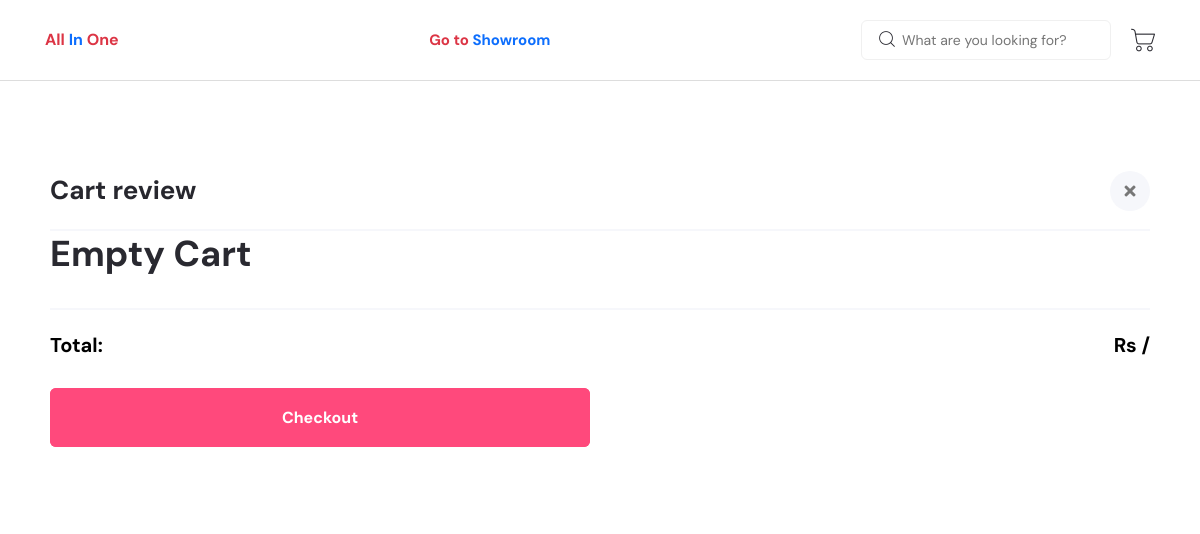
Page /shop-cart/a5b23f0b-b02a-4310-b3d3-f54f9108c48c (signed in) on the earlier database version.
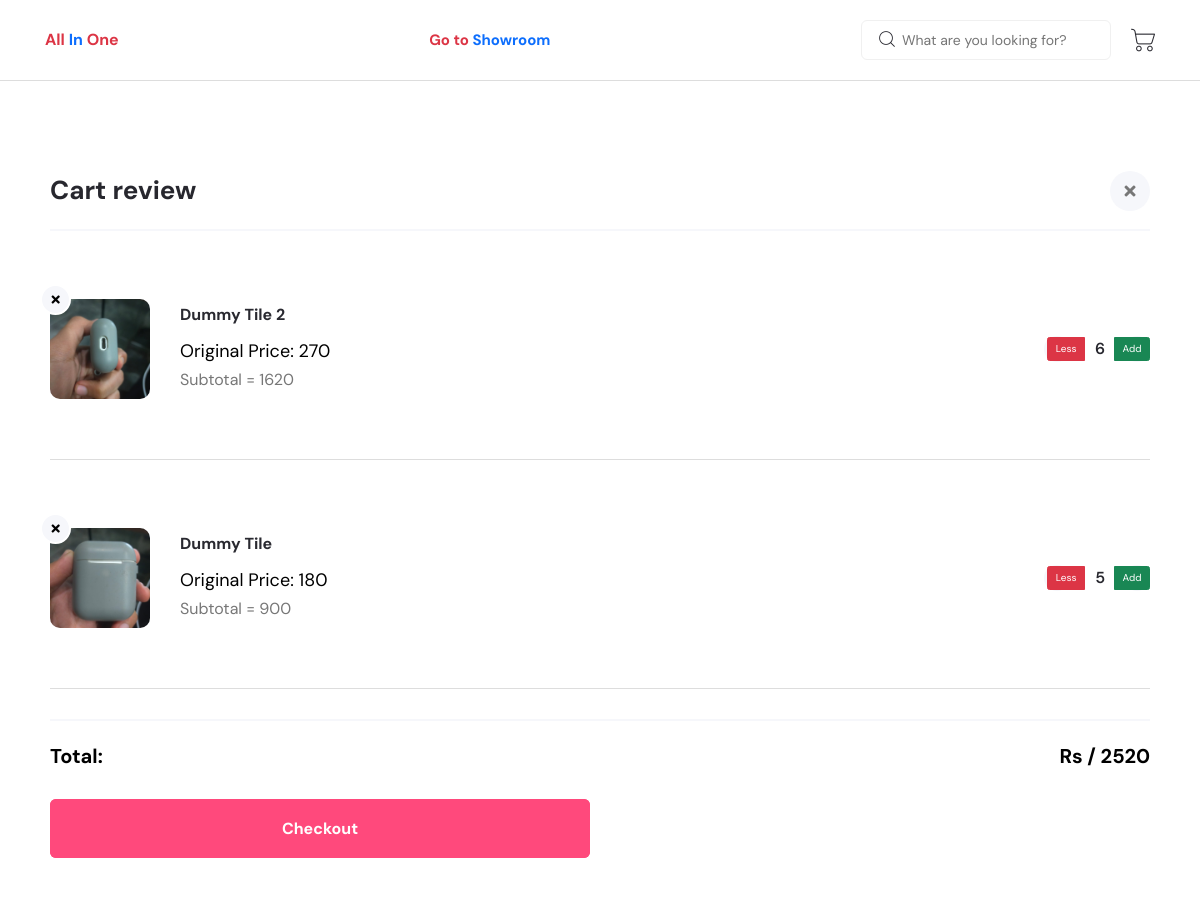
Same page on the later database version.
### core/models.py (models this page shows, shortened)
class OrderItem(models.Model):
    order = models.ForeignKey(Order, on_delete=models.CASCADE, related_name='items')
    product = models.ForeignKey(Product, on_delete=models.CASCADE)
    quantity = models.IntegerField(default=1)

class Product(models.Model):
    id = models.UUIDField(primary_key=True,default=uuid.uuid4 , unique=True)
    showroom = models.ForeignKey(Showrooms, on_delete=models.CASCADE)
    title = models.CharField( max_length=50)
    image = models.ImageField(upload_to="products" )
    company_name = models.ForeignKey(Company_name, on_delete=models.CASCADE)
    category = models.ForeignKey(Categories, on_delete=models.CASCADE)
    product_number = models.CharField( max_length=50)
    imported_or_local = models.CharField( max_length=50,choices=IMPORTED_OR_LOCAL ,)
    old_price = models.IntegerField()
    new_price = models.IntegerField()
    discount_price = models.CharField( max_length=50 , blank=True, null=True,default="0% Off")
    description =  models.TextField()
    created_at = models.DateField( auto_now_add=True)

### core/views.py (the view)
# urls.py: path('shop-cart/<str:showroom_id>', views.shop_cart, name='shop_cart'),
@cache_control(no_cache=True, must_revalidate=True , no_store=True)
@login_required(login_url='home')
def shop_cart(request,showroom_id):
    showroom = Showrooms.objects.get(id=showroom_id)
    if Order.objects.filter(user=request.user , showroom = showroom , ordered=False).exists():
        order = Order.objects.get(user=request.user , showroom = showroom , ordered=False)
        order_items = OrderItem.objects.filter(order=order )
        subtotal = sum(item.product.new_price * item.quantity for item in order_items)
        context = {
            'order_items':order_items,
            'showroom':showroom,
            'subtotal':subtotal,
        }
        return render(request,"shop/cart.html",context)
    else:
        context = {
            'showroom':showroom,
            'empty':"Empty Cart",
        }
        messages.error(request,"You have an Empty Cart")
        return render(request,"shop/cart.html",context)

### templates/shop/cart.html (shortened to what this page needs)
{% extends 'shop/base.html' %}
{% load static %}
{% load mathfilters %}
{% block content %}
<div class="cart-dropdown" >
    <div class="cart-content-wrap">
        <div class="cart-header">
            <h2 class="header-title">Cart review</h2>
            <button onclick="location.href='{% url 'shop' showroom.showroom_type showroom.id %}'" class="cart-close sidebar-close">
                <i class="fas fa-times"></i>
            </button>
        </div>
        <h2>{{empty}}</h2>
        {% for i in order_items %}
        <div class="cart-body">
            <ul class="cart-item-list">
                <li class="cart-item">
                    <div class="item-img">
                        <a href=""><img
                                src="{{i.product.image.url}}"
                                alt="..." /></a>
                        <button onclick="location.href='{% url 'delete_from_cart' i.product.pk %}?next={{ request.path|urlencode }}'" class="close-btn"><i class="fas fa-times"></i></button>
                    </div>
                    <div class="item-content">
                        <h3 class="item-title">
                            <a href="#">{{i.product.title}}</a>
                        </h3>
                        <div class="item-price">
                            Original Price: {{i.product.new_price}}
                        </div>
                        <div class="pro-qty item-quantity">
                        </div>
                        <div class="btn-group  item-quantity" role="group" aria-label="Basic mixed styles example">
                            <button type="button" onclick="location.href='{% url 'remove_from_cart' i.product.pk %}?next={{ request.path|urlencode }}'" class="btn btn-danger ">Less</button>
                            <input type="number" disabled class="quantity-input" value="{{i.quantity}}" />
                            <button type="button" onclick="location.href='{% url 'add_to_cart_in_cart' i.product.pk %}?next={{ request.path|urlencode }}'" class="btn btn-success">Add</button>
                          </div>
                        <span>Subtotal = {{i.product.new_price|mul:i.quantity}}</span>
                    </div>
                </li>
            </ul>
        </div>
        <hr>
        {% endfor %}
        <div class="cart-footer">
            <h3 class="cart-subtotal">
                <span class="subtotal-title">Total:</span>
                <span class="subtotal-amount">Rs / {{subtotal}}</span>
            </h3>
            <div class="group-btn">
                <a {% if subtotal != None or 0 %} href="{% url 'checkout' showroom.id %}" {% else %} href="#" {% endif %} class="axil-btn btn-bg-secondary checkout-btn">Checkout</a>
            </div>
        </div>
    </div>
</div>
{% endblock content %}

Differences in the rows shown:
now on this page (row edited): OrderItem: product.image (picture), product "Dummy Tile 2", product.new_price "270", quantity "6", product.new_price|mul "1620"
now on this page (row unchanged): OrderItem: product.image (picture), product "Dummy Tile", product.new_price "180", quantity "5", product.new_price|mul "900"
Other differences:
{{ subtotal }}: (not shown) → "2520"
{{ empty }}: "Empty Cart" → (not shown)
